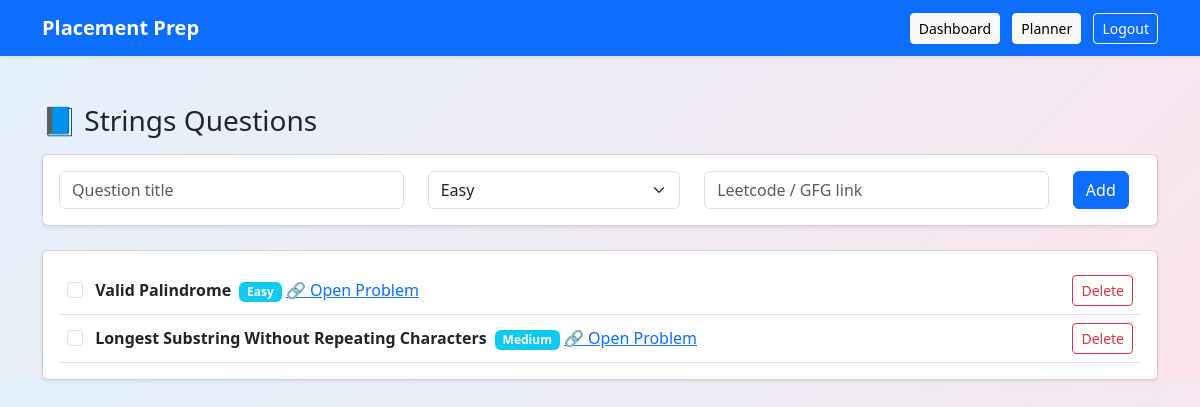
Page /questions/Strings (signed in) on the committed database.
### app.py (models this page shows)
class Question(db.Model):
    id = db.Column(db.Integer, primary_key=True)
    title = db.Column(db.String(200))
    difficulty = db.Column(db.String(20))
    link = db.Column(db.String(300))
    topic = db.Column(db.String(50))
    solved = db.Column(db.Boolean, default=False)
    user_email = db.Column(db.String(100))

### app.py (the view)
@app.route("/questions/<topic>")
def view_questions(topic):
    if "user" not in session:
        return redirect(url_for("login"))
    questions = Question.query.filter_by(
        user_email=session["user"],
        topic=topic
    ).all()
    return render_template(
        "questions.html",
        topic=topic,
        questions=questions
    )

### templates/questions.html (shortened to what this page needs)
{% extends "base.html" %}
{% block content %}
<h3 class="mb-3">📘 {{ topic }} Questions</h3>
<div class="card p-3 mb-4 shadow-sm">
  <form action="/add-question" method="POST">
    <div class="row">
      <div class="col-md-4">
        <input class="form-control" name="title" placeholder="Question title" required>
      </div>
      <div class="col-md-3">
        <select name="difficulty" class="form-select">
          <option>Easy</option>
        </select>
      </div>
      <div class="col-md-4">
        <input class="form-control" name="link" placeholder="Leetcode / GFG link">
      </div>
      <div class="col-md-1">
        <button class="btn btn-primary">Add</button>
      </div>
    </div>
  </form>
</div>
<div class="card p-3 shadow-sm">
  {% for q in questions %}
  <div class="d-flex justify-content-between align-items-center border-bottom p-2">
    <div>
      <input
        class="form-check-input me-2"
        type="checkbox"
        onchange="toggleQ({{ q.id }})"
      >
      <strong>{{ q.title }}</strong>
      <span class="badge bg-info ms-1">
        {{ q.difficulty }}
      </span>
     {% if q.link %}
  <a href="{{ q.link.strip() }}" target="_blank" rel="noopener">
    🔗 Open Problem
  </a>
{% endif %}
    </div>
    <form action="/delete-question" method="post" class="m-0">
      <button class="btn btn-sm btn-outline-danger">
        Delete
      </button>
    </form>
  </div>
  {% endfor %}
</div>
{% endblock %}

### rows in the picture
Question: title "Valid Palindrome", difficulty "Easy"
Question: title "Longest Substring Without Repeating Characters", difficulty "Medium"

### other values in the picture
{{ topic }} "Strings"
